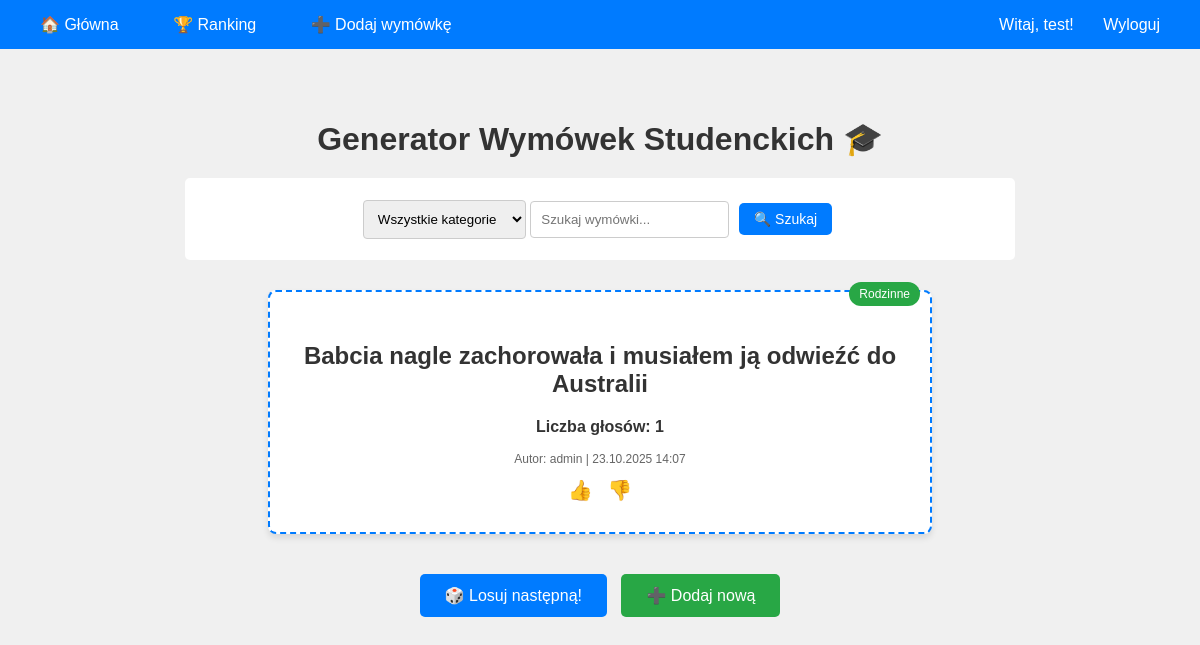
Screenshot of / (signed in) with the database file from the repository.
### wymowki/models.py (models this page shows, shortened)
class Wymowka(models.Model):
    tresc = models.TextField()
    kategoria = models.ForeignKey(Kategoria, on_delete=models.SET_NULL, null=True, blank=True, related_name='wymowki')
    autor = models.ForeignKey(User, on_delete=models.CASCADE, related_name='wymowki', null=True, blank=True)
    glosy = models.IntegerField(default=0)
    data_dodania = models.DateTimeField(auto_now_add=True)
    tags = TaggableManager()
    class Meta:
        ordering = ['-data_dodania']
        verbose_name_plural = "Wymówki"

class Kategoria(models.Model):
    nazwa = models.CharField(max_length=100, unique=True)
    opis = models.TextField(blank=True)
    class Meta:
        verbose_name_plural = "Kategorie"

### wymowki/views.py (the view)
# urls.py: path('', views.strona_glowna, name='strona_glowna'),
def strona_glowna(request):
    kategoria_id = request.GET.get('kategoria')
    szukaj = request.GET.get('szukaj', '')
    wymowki = Wymowka.objects.all()
    if kategoria_id:
        wymowki = wymowki.filter(kategoria_id=kategoria_id)
    if szukaj:
        wymowki = wymowki.filter(tresc__icontains=szukaj)
    losowa_wymowka = wymowki.order_by('?').first()
    kategorie = Kategoria.objects.all()
    context = {
        'wymowka': losowa_wymowka,
        'kategorie': kategorie,
        'wybrana_kategoria': kategoria_id,
        'szukaj': szukaj,
    }
    return render(request, 'wymowki/strona_glowna.html', context)

### wymowki/templates/wymowki/strona_glowna.html (shortened to what this page needs)
{% extends 'wymowki/base.html' %}
{% block content %}
<div class="container text-center">
    <h1>Generator Wymówek Studenckich 🎓</h1>
    <div class="filters">
        <form method="GET">
            <select name="kategoria" onchange="this.form.submit()">
                <option value="">Wszystkie kategorie</option>
            </select>
            <input type="text" name="szukaj" placeholder="Szukaj wymówki..." value="{{ szukaj }}">
            <button type="submit" class="przycisk" style="padding: 8px 15px; font-size: 14px;">🔍 Szukaj</button>
        </form>
    </div>
    <div class="wymowka-box">
        {% if wymowka %}
            {% if wymowka.kategoria %}
                <span class="kategoria-badge">{{ wymowka.kategoria.nazwa }}</span>
            {% endif %}
            <h2>{{ wymowka.tresc }}</h2>
            <p><strong>Liczba głosów: {{ wymowka.glosy }}</strong></p>
            <p style="font-size: 12px; color: #666;">
                Autor: {% if wymowka.autor %}{{ wymowka.autor.username }}{% else %}Anonim{% endif %} |
                {{ wymowka.data_dodania|date:"d.m.Y H:i" }}
            </p>
            {% if user.is_authenticated %}
                <div class="vote-buttons">
                    <a href="{% url 'ocen_wymowke' wymowka.id 1 %}" class="vote-btn" title="Lubię to">👍</a>
                    <a href="{% url 'ocen_wymowke' wymowka.id -1 %}" class="vote-btn" title="Nie lubię">👎</a>
                </div>
            {% else %}
                <p style="font-size: 14px; color: #666;">
                    <a href="{% url 'logowanie' %}">Zaloguj się</a>, aby oceniać wymówki
                </p>
            {% endif %}
        {% else %}
            <p>Brak wymówek spełniających kryteria!</p>
        {% endif %}
    </div>
    <a href="?" class="przycisk">🎲 Losuj następną!</a>
    {% if user.is_authenticated %}
        <a href="{% url 'dodaj_wymowke' %}" class="przycisk green">➕ Dodaj nową</a>
    {% endif %}
</div>
{% endblock %}

### wymowki/templates/wymowki/base.html (shortened to what this page needs)
{% load static %}
<!DOCTYPE html>
<html lang="pl">
<head>
    <link rel="stylesheet" href="{% static 'wymowki/style.css' %}">
</head>
<body>
    <div class="navbar">
        <div>
            <a href="{% url 'strona_glowna' %}">🏠 Główna</a>
            <a href="{% url 'ranking' %}">🏆 Ranking</a>
            {% if user.is_authenticated %}
                <a href="{% url 'dodaj_wymowke' %}">➕ Dodaj wymówkę</a>
            {% endif %}
        </div>
        <div class="user-info">
            {% if user.is_authenticated %}
                Witaj, {{ user.username }}!
                <a href="{% url 'wylogowanie' %}">Wyloguj</a>
            {% else %}
                <a href="{% url 'logowanie' %}">Zaloguj</a>
                <a href="{% url 'rejestracja' %}">Rejestracja</a>
            {% endif %}
        </div>
    </div>
    {% block content %}
    {% endblock %}
</body>
</html>

### wymowki/static/wymowki/style.css (style rules this page uses)
body { font-family: Arial, sans-serif; margin: 0; padding: 0; background-color: #f0f0f0; color: #333; }
.container { max-width: 1000px; margin: 30px auto; padding: 20px; background-color: transparent; }
h1 { color: #333; text-align: center; margin-bottom: 20px; }
a { text-decoration: none; color: #007bff; }
.text-center { text-align: center; }
.navbar { background-color: #007bff; padding: 15px; display: flex; justify-content: space-between; align-items: center; flex-wrap: wrap; }
.navbar a { color: white; margin: 0 10px; padding: 8px 15px; border-radius: 5px; transition: background-color 0.3s; }
.navbar .user-info { color: white; }
.wymowka-box { border: 2px dashed #007bff; padding: 30px; margin: 30px auto; width: 90%; max-width: 600px; background-color: white; position: relative; border-radius: 8px; text-align: center; box-shadow: 0 4px 6px rgba(0,0,0,0.1); }
.kategoria-badge { position: absolute; top: -10px; right: 10px; background-color: #28a745; color: white; padding: 5px 10px; border-radius: 15px; font-size: 12px; }
.przycisk { display: inline-block; padding: 12px 25px; font-size: 16px; color: white; background-color: #007bff; border: none; border-radius: 5px; margin: 10px 5px; cursor: pointer; text-align: center; transition: background-color 0.3s; }
.przycisk.green { background-color: #28a745; }
.filters { max-width: 800px; margin: 20px auto; padding: 15px; background-color: white; border-radius: 5px; text-align: center; display: flex; justify-content: center; gap: 10px; flex-wrap: wrap; }
.filters select, .filters input, form textarea, form select, form input[type="text"], form input[type="password"], form input[type="email"] { padding: 10px; border: 1px solid #ccc; border-radius: 4px; margin: 5px 0; }
.filters input, .filters select { flex: 1 1 200px; }
.vote-buttons { margin-top: 5px; white-space: nowrap; }
.vote-btn { font-size: 20px; padding: 5px; cursor: pointer; text-decoration: none; border-radius: 4px; }

### rows the page displays
Wymowka: kategoria.nazwa "Rodzinne", tresc "Babcia nagle zachorowała i musiałem ją odwieźć do Australii", glosy "1", autor.username "admin", data_dodania "23.10.2025 14:07"

### other values shown
{{ user.username }} "test"
